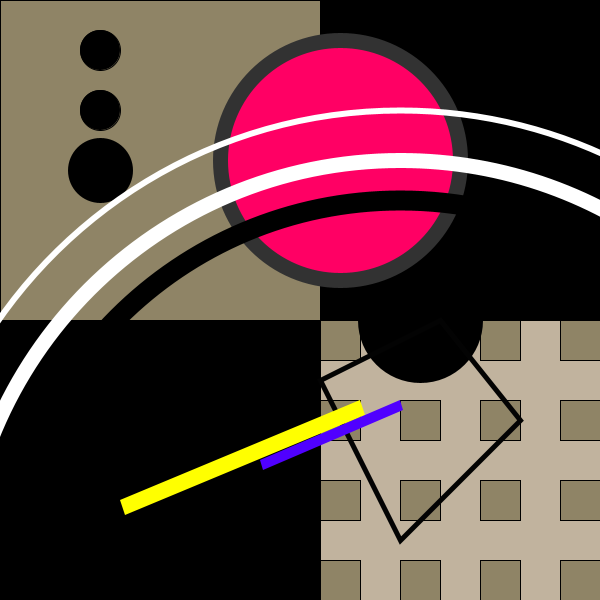
Frame 1 (no input)
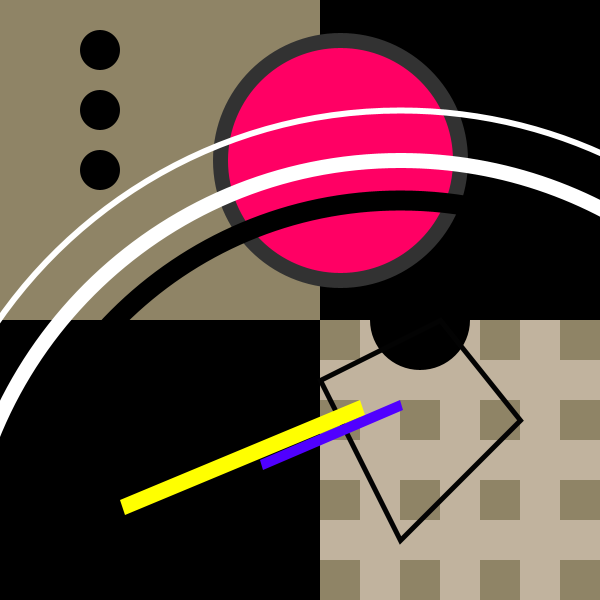
Frame 60 (the mouse pressed at the canvas centre just before this capture)
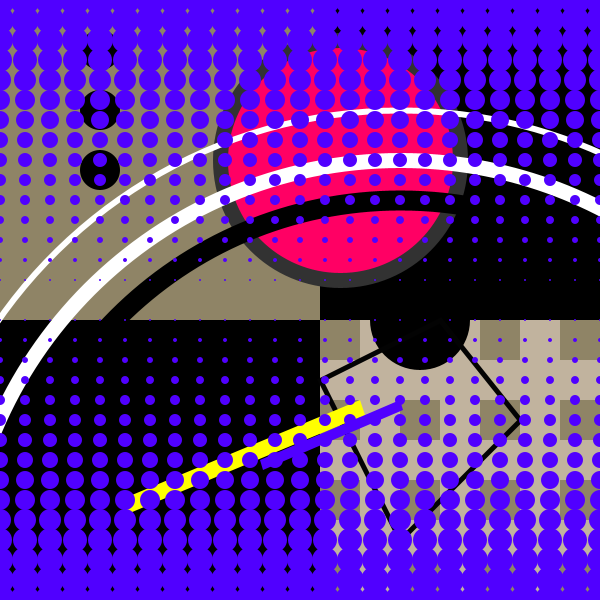
Frame 120 (the mouse held since frame 60 and released just before this capture)

The Processing sketch that drew these frames (run headless with seeded random() and noise(); from frame 60 on, the mouse is pressed at the canvas centre):

// Processing sketch: processing_14347
// ── processing_14347.pde


void setup(){
  size(600,600); smooth();
}
void draw(){
  background(193,179,158);
 
  if(keyPressed==true){
  fill(255); rect(0,0,600,600);
}

fill(143,132,102);
rect(0,0,320,320);
for (int x = 320; x < 600; x += 80){
  for(int y = 320; y < 600; y += 80){
    rect(x,y,40,40);
  }
}

int radius = 20;
float check1= dist(100,50, mouseX, mouseY);
if(check1<radius){fill(250,30,10);
}else{fill(0);}
ellipse(100,50,40,40);
rect(0,320,320,280);
rect(320,0,280,320);


float check2 = dist(100,110, mouseX, mouseY);
if(check2<radius){fill(255,255,100);
}else{fill(0);}
ellipse(100,110,40,40);  
strokeWeight(25); 
ellipse(420,320,100,100);

float check3 = dist(100,170, mouseX, mouseY);
if(check3<radius){fill(80,0,255);
}else{fill(0);}
ellipse(100,170,40,40);


stroke(50);   
strokeWeight(15);   
fill(255,0,100);   
ellipse(340,160,240,240);  //biggest 

stroke(0);   
strokeWeight(2);   
fill(0);   
ellipse(500,70,60,60);  //smallist






strokeWeight(25); 
fill(255);   
//ellipse(420,320,100,100); //middle


noFill();   
strokeWeight(20);    
ellipse(400,600,800,800);  //black line 

stroke(255);   
strokeWeight(15);   
ellipse(400,600,880,880); // down  

strokeWeight(6);  
ellipse(400,600,980,980);  //up



strokeWeight(5); stroke(3);  
quad(440,320,320,380,400,540,520,420);  

noStroke();   
fill(255,255,0);   
quad(120,500,125,515,365,415,360,400);  

fill(80,0,255);   
quad(400,400,260,460,263,470,403,410);    

if(mousePressed == true) {
  for (int y = 0; y <= height; y +=20) {
for (int x = 0; x <= width; x += 25) {
ellipse(x , y, 30 - y/10.0, 30 - y/10.0);}
  }
  }  
  
}
